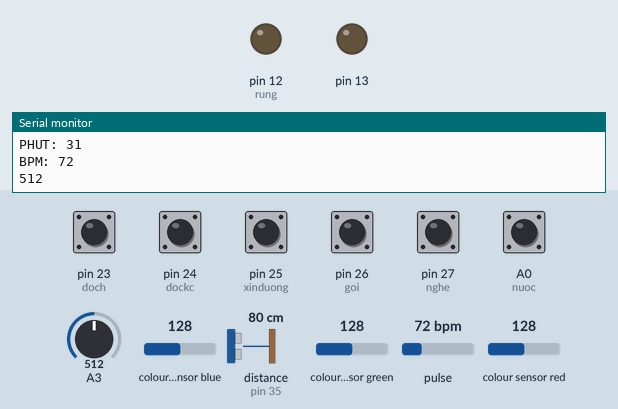
Simulated run of this sketch. Board: Arduino Mega 2560, built with avr-gcc and run on an emulated ATmega2560. Parts: output pins drawn as LEDs (lit = HIGH), the last lines printed to the serial monitor. Wiring (inferred from the names in the program): ultrasonic range finder: trigger pin 34; echo pin 35. The inputs (shaded band) are chosen by the test bench; at power-on: A0 (nuoc), pin 23 (doch), pin 24 (dockc), pin 25 (xinduong), pin 26 (goi), pin 27 (nghe) HIGH, distance to the obstacle (sensor on pin 35) 80 cm, A3 = 512, colour sensor blue 128, colour sensor green 128, pulse 72 bpm, colour sensor red 128. The echo pulse lasts 58.3 µs per cm; the local clock reads 2024-03-15 10:24:30 at power-on unless the sketch sets it; the audio player accepts every command and is not drawn; pins used as bus, display or sensor lines are not drawn.

Above: at 1.7 s.
1.8 s: distance to the obstacle (sensor on pin 35) set to 2 cm
At 2.6 s:
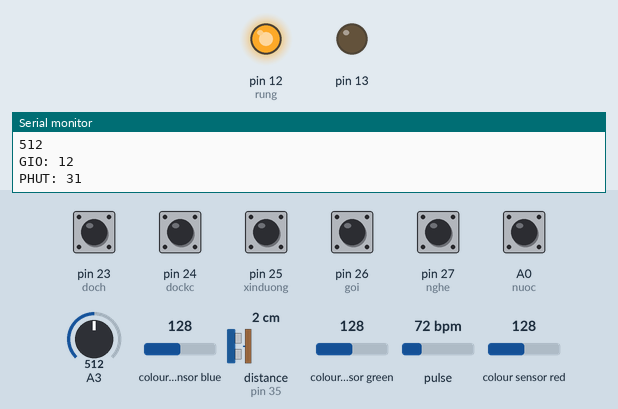
3.3 s: distance to the obstacle (sensor on pin 35) set to 35 cm
At 4.5 s:
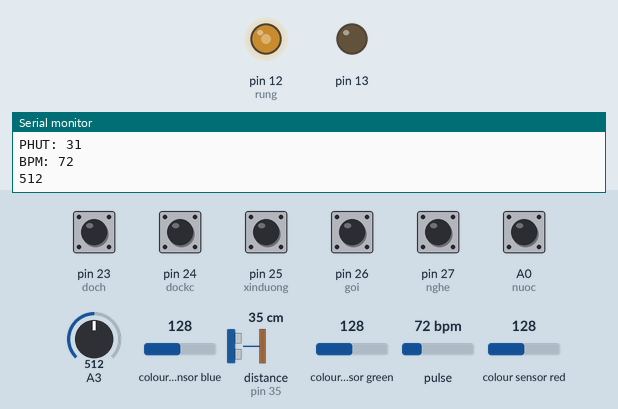
4.8 s: distance to the obstacle (sensor on pin 35) set to 60 cm
At 6.0 s:
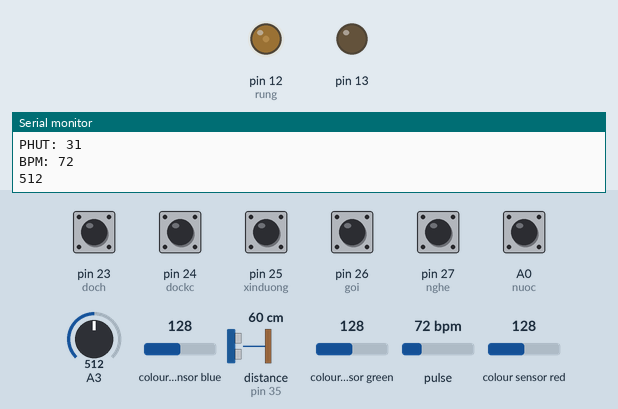
Timing chart, 0 to 7.8 s (numbered marks = the images above; inputs shaded):
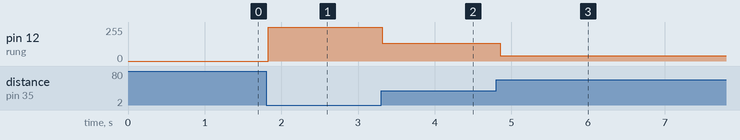

Measured:
- after the input at 1.8 s, pin 12 (rung): 0/255 → 252/255 at once
- after the input at 3.3 s, pin 12 (rung): 252/255 → 132/255 at once
- after the input at 4.8 s, pin 12 (rung): 132/255 → 41/255 after 0.06 s

The sketch:

GAY_NGUOI_MU_ARDUINO_MEGA2560.ino
```cpp
#include "Arduino.h"
#include <Wire.h>
#include "Adafruit_TCS34725.h"
#include <DFPlayerMini_Fast.h>

DFPlayerMini_Fast myMP3;

const int trig = 34;     // chân trig của HC-SR04
const int echo = 35;     // chân echo của HC-SR04
// DS1302:  RST pin    -> Arduino Digital 10
//          DAT pin   -> Arduino Digital 9
//          CLK pin  -> Arduino Digital 8
#include "DS1302.h" // include the DS1302 RTC library

const int ResetPin = 10;  // reset Pin
const int DataPin = 9;  // data Pin
const int ClockPin = 8;  // clock Pin
DS1302 rtc(ResetPin, DataPin, ClockPin);
#define USE_ARDUINO_INTERRUPTS true    // Set-up low-level interrupts for most acurate BPM math.
#include <PulseSensorPlayground.h>     // Includes the PulseSensorPlayground Library.

//  Variables
const int PulseWire = A3;       // PulseSensor PURPLE WIRE connected to ANALOG PIN 0
const int LED13 = 13;          // The on-board Arduino LED, close to PIN 13.
int Threshold = 520;           // Determine which Signal to "count as a beat" and which to ignore.
                               // Use the "Gettting Started Project" to fine-tune Threshold Value beyond default setting.
  char data;                             // Otherwise leave the default "550" value.
#define nhiptim 22
int q=0;
PulseSensorPlayground pulseSensor;  // Creates an instance of the PulseSensorPlayground object called "pulseSensor"
#define doch 23
#define dockc 24
#define xinduong 25
#define nuoc A0
#define rung 12
#define goi 26
#define nghe 27
#define doctien 28
Adafruit_TCS34725 tcs = Adafruit_TCS34725(TCS34725_INTEGRATIONTIME_614MS, TCS34725_GAIN_1X);
String dayAsString(const Time::Day day) { // function that converts the day ouptput into a string
  switch (day) {
    case Time::kSunday: return "Sunday";
    case Time::kMonday: return "Monday";
    case Time::kTuesday: return "Tuesday";
    case Time::kWednesday: return "Wednesday";
    case Time::kThursday: return "Thursday";
    case Time::kFriday: return "Friday";
    case Time::kSaturday: return "Saturday";
  }
  return "(unknown day)";
}
void setup()
{ pinMode(doch, INPUT_PULLUP);
  pinMode(dockc, INPUT_PULLUP);
  pinMode(xinduong, INPUT_PULLUP);
  pinMode(nuoc, INPUT_PULLUP);
  pinMode(nhiptim, INPUT_PULLUP);
  pinMode(goi, INPUT_PULLUP);
  pinMode(nghe, INPUT_PULLUP);
  pinMode(doctien, INPUT_PULLUP);
  pinMode(rung, OUTPUT);
  pinMode(trig,OUTPUT);   // chân trig sẽ phát tín hiệu
    pinMode(echo,INPUT);    // chân echo sẽ nhận tín hiệu
    rtc.writeProtect(false); // turn off write protection
  rtc.halt(false); // clear the clock halt flag
  Time t(2023, 1, 8,12, 31, 00, Time::kSunday); // create a new time object with set date
  rtc.time(t);
  pulseSensor.analogInput(PulseWire);
  pulseSensor.blinkOnPulse(LED13);       //auto-magically blink Arduino's LED with heartbeat.
  pulseSensor.setThreshold(Threshold);
  Serial.begin(115200);
  if (pulseSensor.begin()) {
    Serial.println("We created a pulseSensor Object !");  //This prints one time at Arduino power-up,  or on Arduino reset.
  }
  Serial1.begin(9600);
  Serial2.begin(115200);
  myMP3.begin(Serial1, true);
  Serial.println("Setting volume to max");
  myMP3.volume(30);
}
long time1,time2,times,time3,time4 ;
bool tt = true;
void loop()
{
Time t = rtc.time();

  unsigned long duration; // biến đo thời gian
    int distance;           // biến lưu khoảng cách

    /* Phát xung từ chân trig */
    digitalWrite(trig,0);   // tắt chân trig
    delayMicroseconds(2);
    digitalWrite(trig,1);   // phát xung từ chân trig
    delayMicroseconds(5);   // xung có độ dài 5 microSeconds
    digitalWrite(trig,0);   // tắt chân trig

    /* Tính toán thời gian */
    // Đo độ rộng xung HIGH ở chân echo.
    duration = pulseIn(echo,HIGH);
    // Tính khoảng cách đến vật.
    distance = int(duration/2/29.412);

    /* In kết quả ra Serial Monitor */
    //Serial.print(distance);
   //Serial.println("cm");
   if(distance <= 70 && distance > 0){
   int thoigian = map(distance,0,70,255,0);
   analogWrite(rung, thoigian);
   }
   else{digitalWrite(rung, LOW);}

  if(digitalRead(dockc) == 0){
    myMP3.loop(distance/100+2);  // sd:/mp3/0001.mp3
  delay(1000);
  myMP3.loop(distance/10%10+2);  // sd:/mp3/0001.mp3
  delay(1000);
  myMP3.loop(distance%10+2);  // sd:/mp3/0001.mp3
  delay(1000);
  myMP3.loop(12+2);  // sd:/mp3/0001.mp3
  delay(1000);
  }
  Serial.println("GIO: " + String(t.hr));
  Serial.println("PHUT: " + String(t.min));
  if(digitalRead(doch) == 0){
   myMP3.loop(t.hr/10+2);  // sd:/mp3/0001.mp3
  delay(1000);
  myMP3.loop(t.hr%10+2);  // sd:/mp3/0001.mp3
  delay(1000);
  myMP3.loop(10+2);  // sd:/mp3/0001.mp3
  delay(1000);
  myMP3.loop(t.min/10+2);  // sd:/mp3/0001.mp3
  delay(1000);
  myMP3.loop(t.min%10+2);  // sd:/mp3/0001.mp3
  delay(1000);
  myMP3.loop(11+2);  // sd:/mp3/0001.mp3
  delay(1000);
  }
  if(digitalRead(nuoc) == 0){
   myMP3.loop(1);  // sd:/mp3/0001.mp3
  delay(5000);
  }
  if(digitalRead(xinduong) == 0){
   myMP3.loop(13+2);  // sd:/mp3/0001.mp3
  delay(5000);
  }
  ////
  if(millis() - time2 >= 20){
  int myBPM = pulseSensor.getBeatsPerMinute();  // Calls function on our pulseSensor object that returns BPM as an "int".
    time2 = millis();

                                               // "myBPM" hold this BPM value now.
//if (pulseSensor.sawStartOfBeat()) {            // Constantly test to see if "a beat happened".
 //Serial.println("♥  A HeartBeat Happened ! "); // If test is "true", print a message "a heartbeat happened".
 Serial.print("BPM: ");                        // Print phrase "BPM: "
Serial.println(myBPM);                        // Print the value inside of myBPM.
Serial.println(analogRead(A3));
  int nhiptims = myBPM;
  if(nhiptims > 140) nhiptims = 0;
  if(nhiptims < 90) nhiptims = 0;

  if(nhiptims > 90 && nhiptims < 170){
    if(tt){
      tt = false;
  myMP3.loop((nhiptims-30)/100+2);  // sd:/mp3/0001.mp3
  delay(1000);
  myMP3.loop((nhiptims-30)/10%10+2);  // sd:/mp3/0001.mp3
  delay(1000);
  myMP3.loop((nhiptims-30)%10+2);  // sd:/mp3/0001.mp3
  delay(1000);
  }
}
else tt =true;
}

if(digitalRead(goi) == 0){
  if(millis() - times >= 3000 && millis() - times < 6000 ){
    Serial.println("GOI");
 Serial2.println("ATD+84342377970;");//
  delay(3000);
  }
}
if(digitalRead(goi) == 0){
  if(millis() - times < 2000){
    Serial.println("KET THUC");
   Serial2.println("ATH;");
    delay(2000);
  }
}
if(digitalRead(goi) == 1){
  times = millis();
  }
if(digitalRead(nghe) == 0){
  Serial.println("KET THUC");
  Serial2.println("ATA");
  delay(1000);
}

uint16_t r, g, b, c, colorTemp, lux;

  tcs.getRawData(&r, &g, &b, &c);
  // colorTemp = tcs.calculateColorTemperature(r, g, b);
  colorTemp = tcs.calculateColorTemperature_dn40(r, g, b, c);
  lux = tcs.calculateLux(r, g, b);
  //Serial.print("Color Temp: "); Serial.print(colorTemp, DEC); Serial.print(" K - ");
  //Serial.print("Lux: "); Serial.print(lux, DEC); Serial.print(" - ");
 ////////////////////// Serial.print("R: "); Serial.print(r, DEC); Serial.print(" ");
  //////////////Serial.print("G: "); Serial.print(g, DEC); Serial.print(" ");
  ///////////////Serial.print("B: "); Serial.print(b, DEC); Serial.print(" ");
  //Serial.print("C: "); Serial.print(c, DEC); Serial.print(" ");
  ///////////Serial.println(" ");

 /* if(r >= 9000 && r <=9700 && g >= 9700 && g <= 11500 && b >= 8000 && b <= 9100){
    Serial.println("TO 10K");
    if(millis() - time4 > 1000){
    myMP3.loop(14+2);
  delay(1300);
  }
  }*/
   if(r >= 5500 && r <= 7500 && g >= 9000 && g <= 11000 && b >= 10000 && b <= 12000){
    Serial.println("TO 20K");
    if(millis() - time4 > 1000){
    myMP3.loop(15+2);
  delay(1300);
  }}
  else if(r >= 8500 && r <= 9500 && g >= 9500 && g <= 10500 && b >= 9200 && b <= 10000){
    Serial.println("TO 50K");
    if(millis() - time4 > 1000){
    myMP3.loop(16+2);
  delay(1300);
  }}
  else if(r >= 8500 && r <= 9500 && g >= 12500 && g <= 14500 && b >= 9500 && b <= 10500){
    Serial.println("TO 100K");
    if(millis() - time4 > 1000){
    myMP3.loop(17+2);
  delay(1300);
  }}
 /* else if(r >= 9800 && r <= 11000 && g >= 11000 && g <= 12000 && b >= 9000 && b <= 9800){
    Serial.println("TO 200K");
    if(millis() - time4 > 1000){
    myMP3.loop(18+2);
  delay(1300);
  }}*/
  else if(r >= 7000 && r <= 8000 && g >= 12000 && g <= 13000 && b >= 11000 && b <= 12000){
    Serial.println("TO 500K");
    if(millis() - time4 > 1000){
    myMP3.loop(19+2);
  delay(1300);
  }}
  else time4 = millis();
}


/*
   mp3_play ();   //start play
   mp3_play (5);  //play "mp3/0005.mp3"
   mp3_next ();   //play next
   mp3_prev ();   //play previous
   mp3_set_volume (uint16_t volume);  //0~30
   mp3_set_EQ (); //0~5
   mp3_pause ();
   mp3_stop ();
   void mp3_get_state ();   //send get state command
   void mp3_get_volume ();
   void mp3_get_u_sum ();
   void mp3_get_tf_sum ();
   void mp3_get_flash_sum ();
   void mp3_get_tf_current ();
   void mp3_get_u_current ();
   void mp3_get_flash_current ();
   void mp3_single_loop (boolean state);  //set single loop
   void mp3_DAC (boolean state);
   void mp3_random_play ();
*/
```
